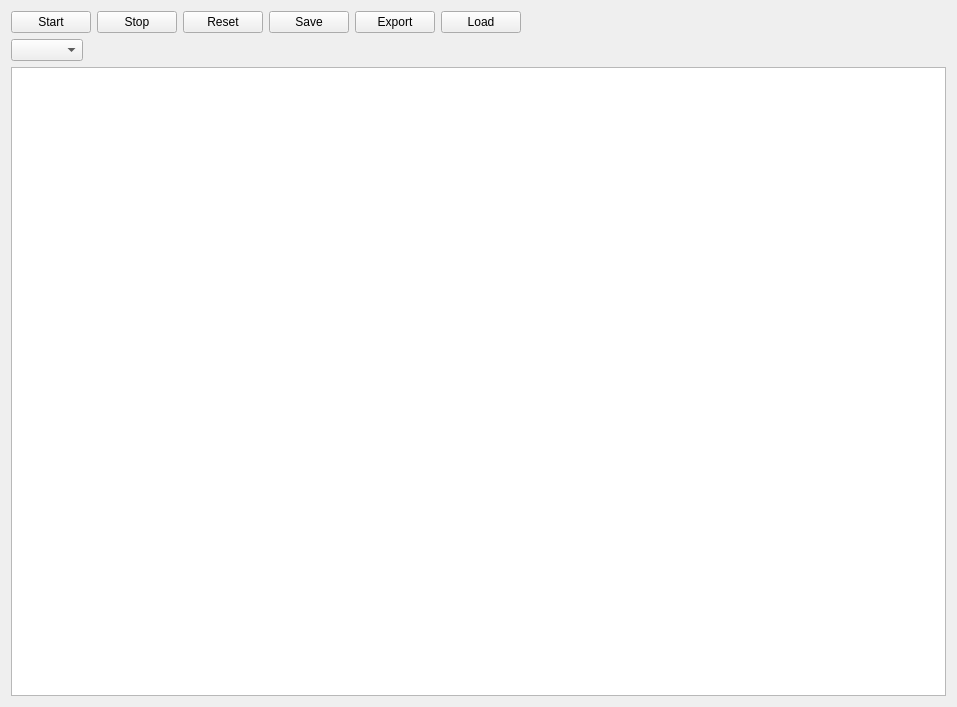
<?xml version="1.0" encoding="UTF-8"?>
<ui version="4.0">
 <class>Recorder</class>
 <widget class="QWidget" name="Recorder">
  <property name="geometry">
   <rect>
    <x>0</x>
    <y>0</y>
    <width>957</width>
    <height>707</height>
   </rect>
  </property>
  <property name="windowTitle">
   <string>Form</string>
  </property>
  <layout class="QVBoxLayout" name="verticalLayout">
   <item>
    <layout class="QHBoxLayout" name="horizontalLayout">
     <item>
      <widget class="QPushButton" name="startButton">
       <property name="text">
        <string>Start</string>
       </property>
      </widget>
     </item>
     <item>
      <widget class="QPushButton" name="stopButton">
       <property name="text">
        <string>Stop</string>
       </property>
      </widget>
     </item>
     <item>
      <widget class="QPushButton" name="resetButton">
       <property name="text">
        <string>Reset</string>
       </property>
      </widget>
     </item>
     <item>
      <widget class="QPushButton" name="saveButton">
       <property name="text">
        <string>Save</string>
       </property>
      </widget>
     </item>
     <item>
      <widget class="QPushButton" name="exportButton">
       <property name="text">
        <string>Export</string>
       </property>
      </widget>
     </item>
     <item>
      <widget class="QPushButton" name="loadButton">
       <property name="text">
        <string>Load</string>
       </property>
      </widget>
     </item>
     <item>
      <spacer name="horizontalSpacer_2">
       <property name="orientation">
        <enum>Qt::Horizontal</enum>
       </property>
       <property name="sizeHint" stdset="0">
        <size>
         <width>40</width>
         <height>20</height>
        </size>
       </property>
      </spacer>
     </item>
    </layout>
   </item>
   <item>
    <layout class="QHBoxLayout" name="horizontalLayout_2">
     <item>
      <widget class="QComboBox" name="labelBox"/>
     </item>
     <item>
      <spacer name="horizontalSpacer">
       <property name="orientation">
        <enum>Qt::Horizontal</enum>
       </property>
       <property name="sizeHint" stdset="0">
        <size>
         <width>40</width>
         <height>20</height>
        </size>
       </property>
      </spacer>
     </item>
    </layout>
   </item>
   <item>
    <widget class="ParamTable" name="paramTable"/>
   </item>
  </layout>
 </widget>
 <customwidgets>
  <customwidget>
   <class>ParamTable</class>
   <extends>QTableWidget</extends>
   <header>mahos.core.gui.param</header>
  </customwidget>
 </customwidgets>
 <tabstops>
  <tabstop>startButton</tabstop>
  <tabstop>stopButton</tabstop>
  <tabstop>resetButton</tabstop>
  <tabstop>saveButton</tabstop>
  <tabstop>exportButton</tabstop>
  <tabstop>loadButton</tabstop>
  <tabstop>labelBox</tabstop>
  <tabstop>paramTable</tabstop>
 </tabstops>
 <resources/>
 <connections/>
</ui>
